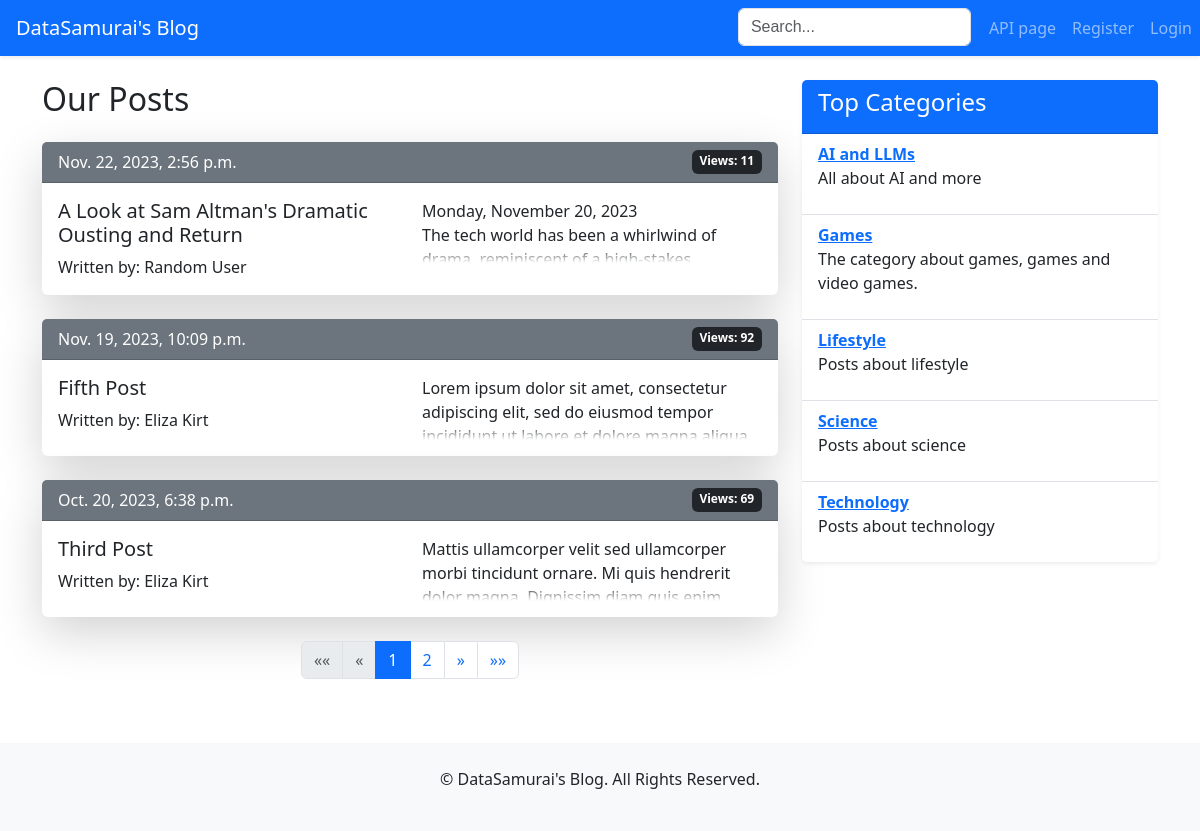
Screenshot of /blog/ with the database file from the repository.
### posts/models.py (models this page shows, shortened)
class Post(models.Model):
    title = models.CharField(max_length=100, unique=True)
    content = RichTextField()
    category = models.ForeignKey('Category', on_delete=models.SET_NULL, null=True)
    author = models.ForeignKey(settings.AUTH_USER_MODEL, on_delete=models.SET_NULL, null=True)
    date_scheduled = models.DateTimeField(null=True, blank=True)
    date_published = models.DateTimeField(null=True, blank=True)
    views = models.PositiveIntegerField(default=0)
    share_count = models.IntegerField(default=0)
    is_published = models.BooleanField(default=False)
    class Meta:
        ordering = ['-date_published']

class Category(models.Model):
    title = models.CharField(max_length=30)
    description = models.TextField()
    class Meta:
        ordering = ['title']
        verbose_name_plural = 'Categories'

### users/models.py (models this page shows, shortened)
class CustomUser(AbstractUser):
    is_banned = models.BooleanField(default=False)
    bio = models.CharField(max_length=200, blank=True, null=True, default=None)
    social_media = models.JSONField(default=dict, blank=True)
    profile_picture = models.ImageField(upload_to='profile_pictures/', blank=True, null=True)
    class Meta:
        ordering = ['id']

### posts/views.py (the view)
# urls.py: path('', views.PostListView.as_view(), name='post_list'),
class PostListView(ListView):
    model = Post
    template_name = 'posts/post_list.html'
    context_object_name = 'posts'
    paginate_by = 3
    def get_queryset(self):
        return Post.objects.filter(is_published=True)
    def get_context_data(self, *, object_list=None, **kwargs):
        context = super().get_context_data(**kwargs)
        context['categories'] = Category.objects.all()
        return context

### utils/utils.py (called while the page is built)
def get_user_ip(request):
    x_forwarded_for = request.META.get('HTTP_X_FORWARDED_FOR')
    if x_forwarded_for:
        ip = x_forwarded_for.split(',')[0]
    else:
        ip = request.META.get('REMOTE_ADDR')
    return ip

### templates/posts/post_list.html (shortened to what this page needs)
{% extends 'base.html' %}
{% block page_content %}
    <div class="row mt-4">
        <div class="col-md-8">
            <h2 class="mb-4">Our Posts</h2>
            {% for post in posts %}
                <div class="card mb-4 border-0 shadow-lg">
                    <div class="card-header bg-secondary text-white d-flex justify-content-between">
                        <span>{{ post.date_published }}</span>
                        <span class="badge bg-dark">Views: {{ post.views }}</span>
                    </div>
                    <div class="card-body">
                        <div class="row">
                            <div class="col-md-6">
                                <h5 class="card-title">
                                    <a href="{% url 'post_detail' post.id %}" class="text-dark text-decoration-none">
                                        {{ post.title }}
                                    </a>
                                </h5>
                                <p class="card-text">Written
                                    by: {{ post.author.first_name }} {{ post.author.last_name }}</p>
                            </div>
                            <div class="col-md-6">
                                <div class="fade-out">
                                    {{ post.content|safe }}
                                </div>
                            </div>
                        </div>
                    </div>
                </div>
            {% endfor %}
            <nav aria-label="Page navigation">
                <ul class="pagination justify-content-center">
                    {% if page_obj.has_previous %}
                        <li class="page-item">
                            <a class="page-link" href="?page=1" aria-label="First">
                                <span aria-hidden="true">&laquo;&laquo;</span>
                            </a>
                        </li>
                        <li class="page-item">
                            <a class="page-link" href="?page={{ page_obj.previous_page_number }}" aria-label="Previous">
                                <span aria-hidden="true">&laquo;</span>
                            </a>
                        </li>
                    {% else %}
                        <li class="page-item disabled">
                            <span class="page-link">&laquo;&laquo;</span>
                        </li>
                        <li class="page-item disabled">
                            <span class="page-link">&laquo;</span>
                        </li>
                    {% endif %}
                    {% for num in page_obj.paginator.page_range %}
                        {% if page_obj.number == num %}
                            <li class="page-item active" aria-current="page">
                                <span class="page-link">{{ num }}</span>
                            </li>
                        {% elif num > page_obj.number|add:'-3' and num < page_obj.number|add:'3' %}
                            <li class="page-item">
                                <a class="page-link" href="?page={{ num }}">{{ num }}</a>
                            </li>
                        {% endif %}
                    {% endfor %}
                    {% if page_obj.has_next %}
                        <li class="page-item">
                            <a class="page-link" href="?page={{ page_obj.next_page_number }}" aria-label="Next">
                                <span aria-hidden="true">&raquo;</span>
                            </a>
                        </li>
                        <li class="page-item">
                            <a class="page-link" href="?page={{ page_obj.paginator.num_pages }}" aria-label="Last">
                                <span aria-hidden="true">&raquo;&raquo;</span>
                            </a>
                        </li>
                    {% endif %}
                </ul>
            </nav>
        </div>
        <div class="col-md-4 pl-5">
            <div class="card border-0 shadow-sm mb-4">
                <div class="card-header bg-primary text-white">
                    <h4>Top Categories</h4>
                </div>
                <ul class="list-group list-group-flush">
                    {% for category in categories %}
                        <li class="list-group-item">
                            <strong><a
                                    href="{% url 'category_detail' category_id=category.pk %}">{{ category.title }}</a></strong>
                            <p>{{ category.description }}</p>
                        </li>
                    {% endfor %}
                </ul>
            </div>
        </div>
    </div>
{% endblock %}

### templates/base.html (style rules this page uses)
.fade-out { position: relative; height: 4em; overflow: hidden; }
.fade-out::before { content: ""; position: absolute; bottom: 0; left: 0; width: 100%; height: 1em; background: linear-gradient(to top, white, transparent); }

### rows the page displays
Post: date_published "Nov. 22, 2023, 2:56 p.m.", views "11", title "A Look at Sam Altman's Dramatic Ousting and Return", author.first_name "Random", author.last_name "User", content "Monday, November 20, 2023 The tech world has been a whirlwind of…"
Post: date_published "Nov. 19, 2023, 10:09 p.m.", views "92", title "Fifth Post", author.first_name "Eliza", author.last_name "Kirt", content "Lorem ipsum dolor sit amet, consectetur adipiscing elit, sed do eiusmod tempor…"
Post: date_published "Oct. 20, 2023, 6:38 p.m.", views "69", title "Third Post", author.first_name "Eliza", author.last_name "Kirt", content "Mattis ullamcorper velit sed ullamcorper morbi tincidunt ornare. Mi quis hendrerit…"
Category: title "AI and LLMs", description "All about AI and more"
Category: title "Games", description "The category about games, games and video games."
Category: title "Lifestyle", description "Posts about lifestyle"
Category: title "Science", description "Posts about science"
Category: title "Technology", description "Posts about technology"

### other values shown
{{ num }} "1"
{{ num }} "2"
